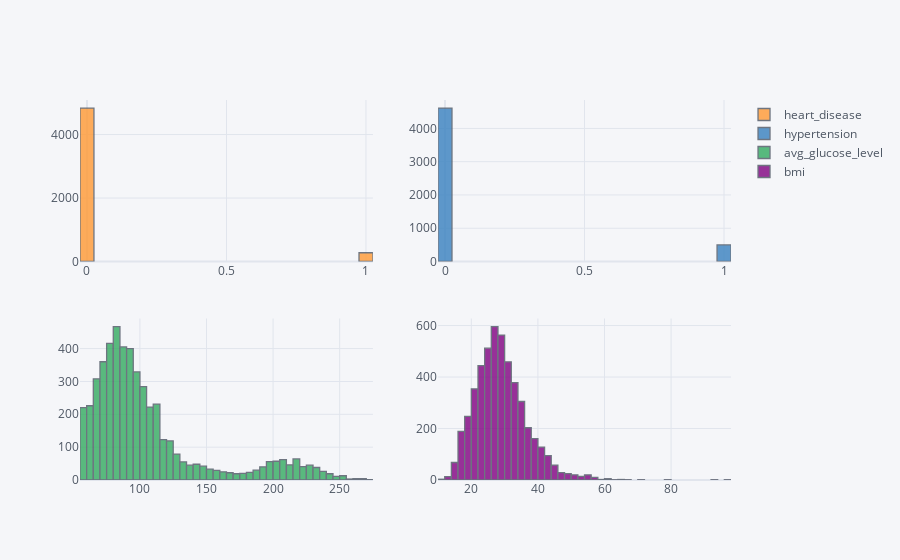

Notebook source saved alongside this figure:
### Code cell
df[skew_cols.index].iplot(kind='histogram',subplots=True,bins=50)

### Figure 1 — Plotly figure (JSON) as saved in the notebook; plotly's stock layout.template omitted (floating-point values rounded to 4 significant figures; data arrays with more than 128 entries replaced by an {"elided": "..."} marker saying what was removed)
{"data": [{"histfunc": "count", "histnorm": "", "marker": {"color": "rgba(255, 153, 51, 1.0)", "line": {"color": "#4D5663", "width": 1.3}}, "name": "heart_disease", "nbinsx": 50, "opacity": 0.8, "orientation": "v", "type": "histogram", "x": {"elided": "5110 int values"}, "xaxis": "x", "yaxis": "y"}, {"histfunc": "count", "histnorm": "", "marker": {"color": "rgba(55, 128, 191, 1.0)", "line": {"color": "#4D5663", "width": 1.3}}, "name": "hypertension", "nbinsx": 50, "opacity": 0.8, "orientation": "v", "type": "histogram", "x": {"elided": "5110 int values"}, "xaxis": "x2", "yaxis": "y2"}, {"histfunc": "count", "histnorm": "", "marker": {"color": "rgba(50, 171, 96, 1.0)", "line": {"color": "#4D5663", "width": 1.3}}, "name": "avg_glucose_level", "nbinsx": 50, "opacity": 0.8, "orientation": "v", "type": "histogram", "x": {"elided": "5110 float values"}, "xaxis": "x3", "yaxis": "y3"}, {"histfunc": "count", "histnorm": "", "marker": {"color": "rgba(128, 0, 128, 1.0)", "line": {"color": "#4D5663", "width": 1.3}}, "name": "bmi", "nbinsx": 50, "opacity": 0.8, "orientation": "v", "type": "histogram", "x": {"elided": "5110 float values"}, "xaxis": "x4", "yaxis": "y4"}], "layout": {"barmode": "overlay", "legend": {"bgcolor": "#F5F6F9", "font": {"color": "#4D5663"}}, "paper_bgcolor": "#F5F6F9", "plot_bgcolor": "#F5F6F9", "title": {"font": {"color": "#4D5663"}}, "xaxis": {"anchor": "y", "domain": [0, 0.45], "gridcolor": "#E1E5ED", "showgrid": true, "tickfont": {"color": "#4D5663"}, "title": {"font": {"color": "#4D5663"}, "text": ""}, "zerolinecolor": "#E1E5ED"}, "xaxis2": {"anchor": "y2", "domain": [0.55, 1], "gridcolor": "#E1E5ED", "showgrid": true, "tickfont": {"color": "#4D5663"}, "title": {"font": {"color": "#4D5663"}, "text": ""}, "zerolinecolor": "#E1E5ED"}, "xaxis3": {"anchor": "y3", "domain": [0, 0.45], "gridcolor": "#E1E5ED", "showgrid": true, "tickfont": {"color": "#4D5663"}, "title": {"font": {"color": "#4D5663"}, "text": ""}, "zerolinecolor": "#E1E5ED"}, "xaxis4": {"anchor": "y4", "domain": [0.55, 1], "gridcolor": "#E1E5ED", "showgrid": true, "tickfont": {"color": "#4D5663"}, "title": {"font": {"color": "#4D5663"}, "text": ""}, "zerolinecolor": "#E1E5ED"}, "yaxis": {"anchor": "x", "domain": [0.575, 1], "gridcolor": "#E1E5ED", "showgrid": true, "tickfont": {"color": "#4D5663"}, "title": {"font": {"color": "#4D5663"}, "text": ""}, "zerolinecolor": "#E1E5ED"}, "yaxis2": {"anchor": "x2", "domain": [0.575, 1], "gridcolor": "#E1E5ED", "showgrid": true, "tickfont": {"color": "#4D5663"}, "title": {"font": {"color": "#4D5663"}, "text": ""}, "zerolinecolor": "#E1E5ED"}, "yaxis3": {"anchor": "x3", "domain": [0, 0.425], "gridcolor": "#E1E5ED", "showgrid": true, "tickfont": {"color": "#4D5663"}, "title": {"font": {"color": "#4D5663"}, "text": ""}, "zerolinecolor": "#E1E5ED"}, "yaxis4": {"anchor": "x4", "domain": [0, 0.425], "gridcolor": "#E1E5ED", "showgrid": true, "tickfont": {"color": "#4D5663"}, "title": {"font": {"color": "#4D5663"}, "text": ""}, "zerolinecolor": "#E1E5ED"}}}
